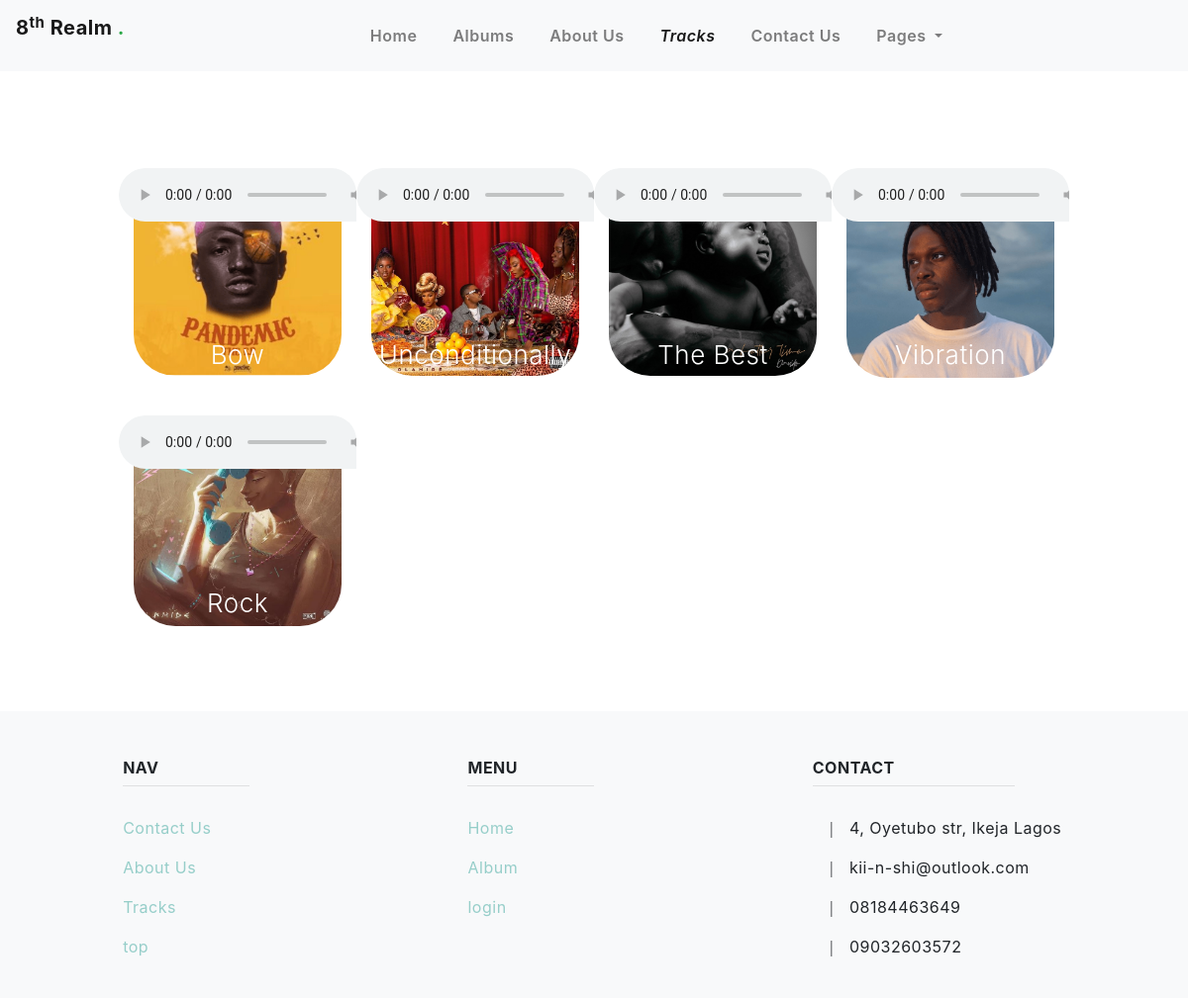
Page /pages/tracks/ on the earlier database version.
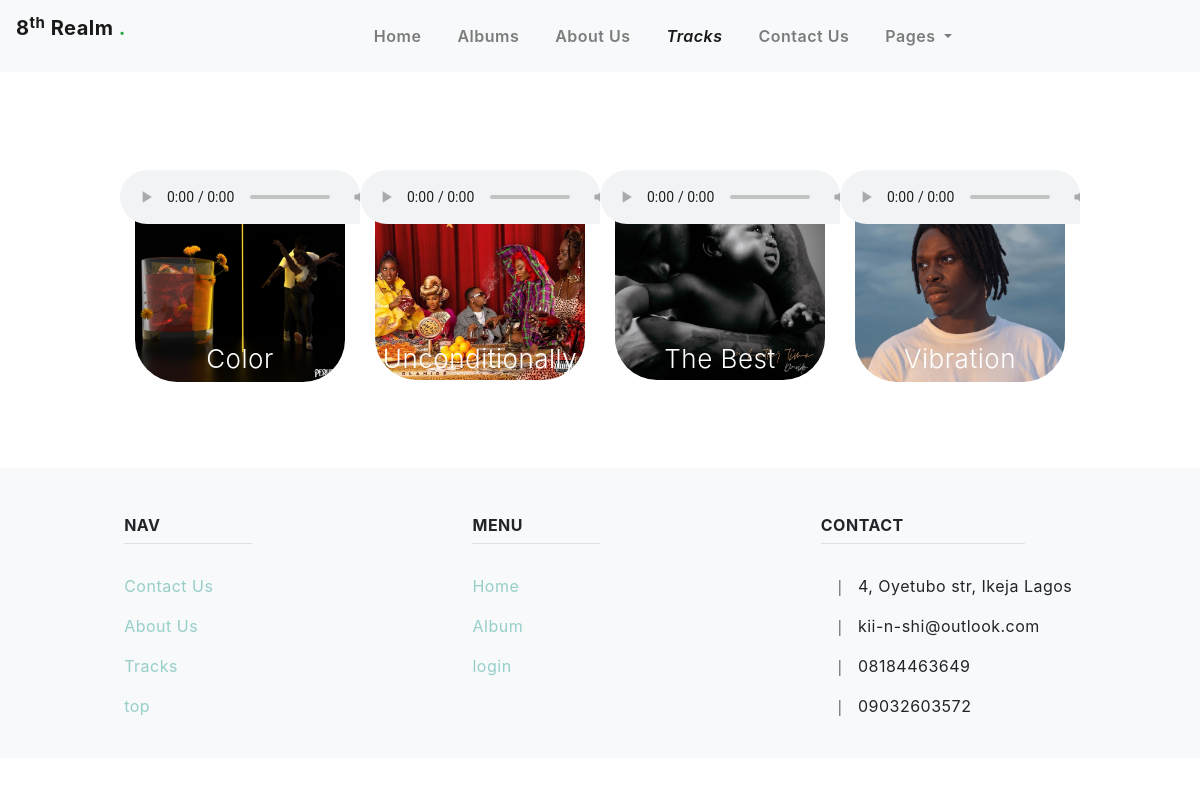
Same page on the later database version.
### frontend/models.py (models this page shows, shortened)
class Track(models.Model):
    track_name = models.CharField(max_length=200)
    track_artists = models.CharField(max_length=200)
    track_image = models.ImageField(blank=True, null=True, verbose_name='Track Image', upload_to ='uploads/tracks')
    track_audio = models.FileField(blank=True, null=True, upload_to='upload')
    track_genre = models.CharField(max_length=200)
    slug = models.SlugField(max_length=200, unique=True)
    time_added = models.DateTimeField('date added', default=datetime.now())
    approve = models.BooleanField(default=False)
    def get_track_image(self):
        if self.track_image:
            return self.track_image.url
    def get_track_name(self):
        if self.track_name:
            return self.track_name
    def get_track_audio(self):
        if self.track_audio:
            return self.track_audio.url
    class Meta():
        verbose_name_plural = 'Track'

### frontend/views.py (the view)
# urls.py: path('tracks/', views.tracks, name='tracks'),
def tracks(request):
    track = Track.objects.order_by('-time_added')
    return render(request, 'frontend/tracks.html', {'track':track})

### template/frontend/tracks.html (shortened to what this page needs)
{% extends 'frontend/base.html' %}
{% load static %}
{% block content %}
  <link rel="stylesheet" href="{% static 'frontend/css/playlist.css' %}">
  <link rel="stylesheet" href="{% static 'frontend/css/style.css' %}">
  <link rel="stylesheet" href="{% static 'frontend/css/bootstrap.min.css' %}">
</head>
<body>
  <section class="album">
    <div class="container-fluid mt-5">
      <div class="row" >
        {% if track %}
          {% for t in track %}
            <div class="album-col col-lg-3 col-md-6 col-sm-12 col-12" >
              <img src="{{t.get_track_image}}" class="mb-2" >
              <div class="layer ">
                <h3 class = 'hitz mb-3'>{{t.get_track_name}}</h3>
                <audio controls class="embed-responsive-item" src="{{t.get_track_audio}}" type="audio/mpeg" ></audio>
              </div>
            </div>
          {% endfor %}
        {% endif %}
      </div>
    </div>
  </section>
{% endblock %}

Differences in the rows shown:
removed Track: get_track_image (picture), get_track_name "Bow"
removed Track: get_track_image (picture), get_track_name "Rock"
added Track: get_track_image (picture), get_track_name "Color"
